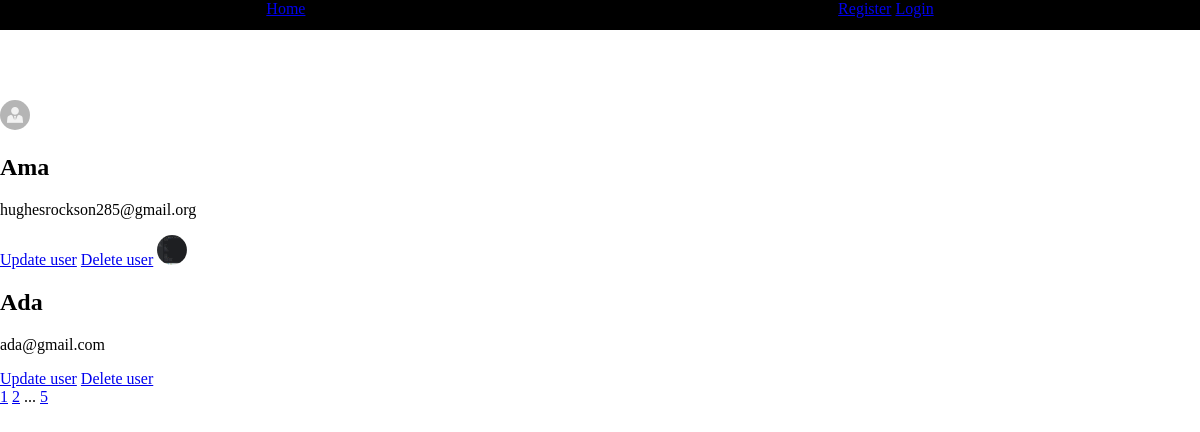
Before: / with the older database file.
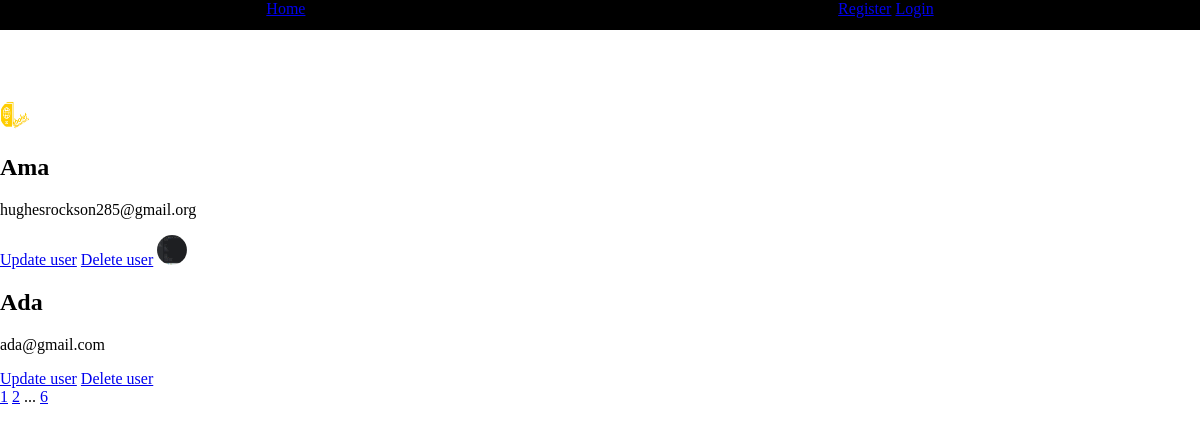
After: the same page with the newer database file.
### app.py (models this page shows, shortened)
class User(db.Model, UserMixin):
    id = db.Column(db.Integer, primary_key=True)
    username = db.Column(db.String(50), nullable=False, unique=True)
    email = db.Column(db.String(120), nullable=False, unique=True)
    password = db.Column(db.String(100), nullable=False)
    image_file = db.Column(db.String(100), nullable=False, default='default.jpg')

### app.py (the view)
@app.route("/")
def home():
    page = request.args.get('page', 1, type=int)
    users = User.query.paginate(page=page, per_page=2)
    return render_template('home.html', users=users)

### templates/home.html
{% extends 'layout.html' %}
{% block content %}
    <div class="the-home">
        {% for user in users.items %}
            <img src="{{ url_for('static', filename='profile_pics/'+ user.image_file) }}" class="pro_image">
            <h2>{{ user.username }}</h2>
            <p>{{ user.email }}</p>
            <a href="{{ url_for('update_user', user_id=user.id) }}">Update user</a>
            <a href="{{ url_for('delete_user', user_id=user.id) }}">Delete user</a>
        {% endfor %}
    </div>
    <div>
        {% for page_num in users.iter_pages(left_edge=1, right_edge=1, left_current=1, right_current=1) %}
            {% if page_num %}
                <a href="{{ url_for('home', page=page_num) }}">{{ page_num }}</a>
            {% else %}
                ...
            {% endif %}
        {% endfor %}
    </div>
{% endblock %}

### templates/layout.html (shortened to what this page needs)
<!DOCTYPE html>
<html lang="en">
<head>
    <link rel="stylesheet" type="text/css" href="{{ url_for('static', filename='main.css') }}">
</head>
<body>
    <div class="header-links">
        {% if current_user.is_authenticated %}
            <div>
                <a href="{{ url_for('home') }}">Home</a>
                <a href="{{ url_for('add_user') }}">Add User</a>
            </div>
            <div>
                <a href="{{ url_for('logout') }}">Logout</a>
            </div>
        {% else %}
            <div>
                <a href="{{ url_for('home') }}">Home</a>
            </div>
            <div>
                <a href="{{ url_for('register') }}">Register</a>
                <a href="{{ url_for('login') }}">Login</a>
            </div>
        {% endif %}
    </div>
    {% block content %}{% endblock %}
</body>
</html>

### static/main.css (style rules this page uses)
body { margin: 0; }
.header-links { display: flex; flex-direction: row; justify-content: space-around; position: fixed; top: 0; right: 0; left: 0; background-color: black; color: white; height: 30px; z-index: 100; }
.the-home { margin-top: 100px; }
.pro_image { height: 30px; width: 30px; border-radius: 15px; }

Changed rows visible on the page:
changed User "Ama": image_file: picture added in place of a placeholder
Other visible differences:
new list line: "6"
list line gone: "5"
